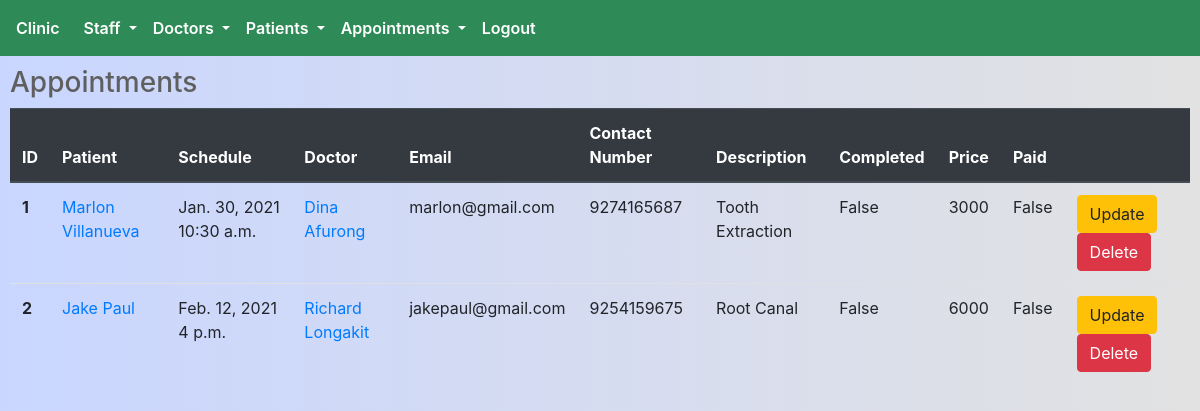
Before: /appointment/list/ (signed in) with the older database file.
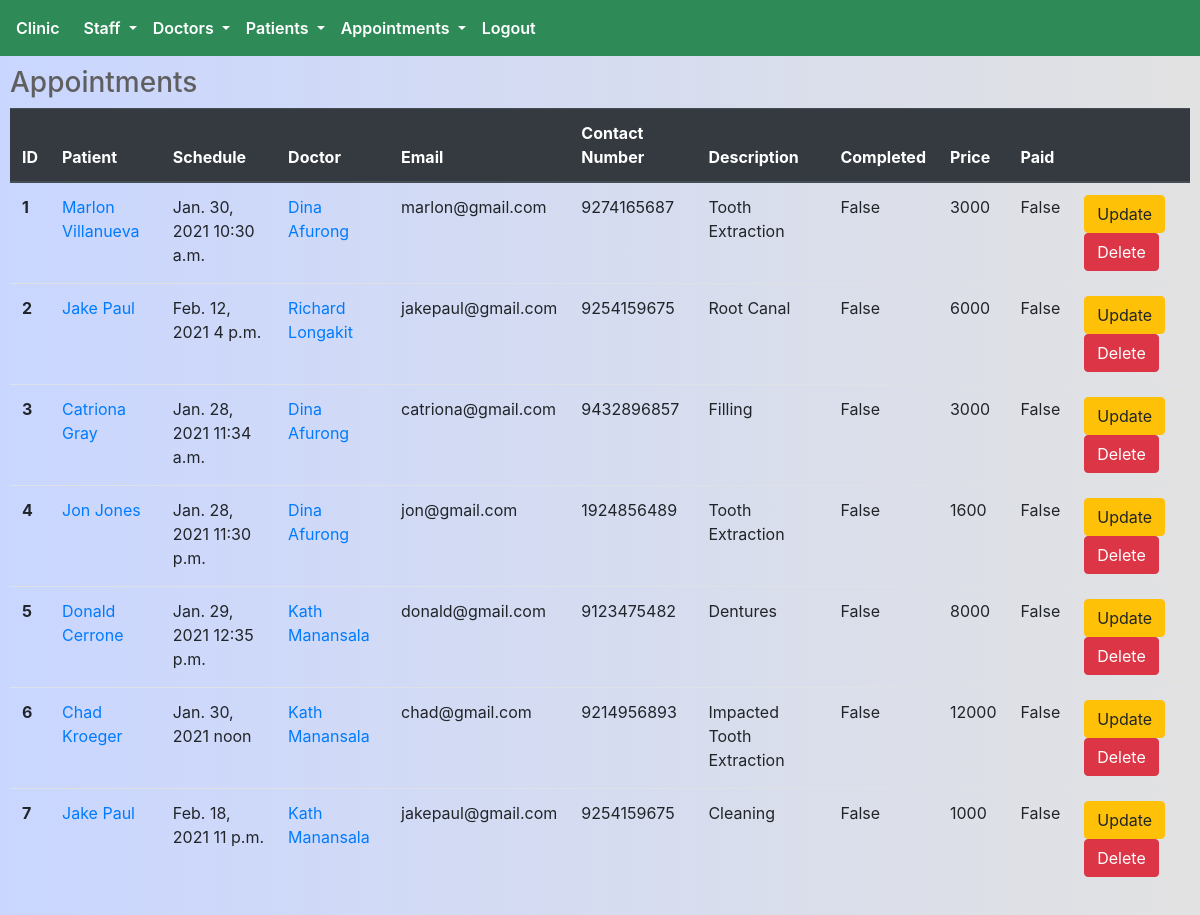
After: the same page with the newer database file.
### appointment/models.py (models this page shows, shortened)
class Appointment(models.Model):
    created_by = models.ForeignKey(
        User,
        on_delete = models.SET_NULL,
        null = True,
        related_name='appointments'
    )
    doctor = models.ForeignKey(
        Doctor,
        on_delete = models.SET_NULL,
        related_name='appointments',
        null = True,
        blank=True
    )
    patient = models.ForeignKey(
        Patient,
        on_delete=models.SET_NULL,
        null = True,
        related_name='appointments'
    )
    created_on = models.DateTimeField(auto_now_add=True)
    schedule_date = models.DateField()
    schedule_time = models.TimeField()
    description = models.CharField(max_length=500)
    is_paid = models.BooleanField(default=False)
    is_complete = models.BooleanField(default=False)
    price = models.IntegerField()

### patient/models.py (models this page shows, shortened)
class Patient(models.Model):
    first_name = models.CharField(max_length=255)
    last_name = models.CharField(max_length=255)
    email = models.EmailField(unique=True)
    contact_number = models.IntegerField()
    birthday = models.DateField()
    created_on = models.DateTimeField(auto_now_add=True)
    profile_picture = models.ImageField(blank=True)

### doctor/models.py (models this page shows, shortened)
class Doctor(models.Model):
    user = models.OneToOneField(User,on_delete=models.CASCADE)
    is_doctor = models.BooleanField(default=True)
    contact_number = models.PositiveIntegerField()
    profile_picture = models.ImageField(blank=True)

### appointment/views.py (the view)
# urls.py: path('list/',views.AppointmentsListView,name='list'),
@login_required
def AppointmentsListView(request):
    if request.user.is_staff:
        appointments = Appointment.objects.all()
    else:
        doctor = Doctor.objects.get(user_id=request.user.id)
        appointments = Appointment.objects.filter(doctor_id = doctor.id)
    context = {
        'appointments':appointments,
    }
    return render(request,'appointment/appointment_list.html',context=context)

### templates/appointment/appointment_list.html
{% extends 'core/base.html' %}
{% block head_block %}
{% load formcss %}
{% load static %}
<link rel="stylesheet" href="{% static 'css/appointment.css' %}">
{% endblock head_block %}
{% block body_block %}
<div class="appointments-main-container">
<h3 style="color:#5f5f5f;">Appointments</h3>
<div class="appointments-list-container">
    <table class="table">
        <thead class="thead-dark">
        <tr>
            <th scope="col">ID</th>
            <th scope="col">Patient</th>
            <th scope="col">Schedule</th>
            <th scope="col">Doctor</th>
            <th scope="col">Email</th>
            <th scope="col">Contact Number</th>
            <th scope="col">Description</th>
            <th scope="col">Completed</th>
            {% if user.is_staff %}
            <th scope="col">Price</th>
            <th scope="col">Paid</th>
            <th scope="col"></th>
            {% endif %}
        </tr>
        </thead>
        <tbody>
        {% for appointment in appointments %}
        <tr>
            <th scope="row">{{ appointment.id }}</th>
            <td><a href="{% url 'patient:detail' pk=appointment.patient.id %}">{{ appointment.patient.first_name | title }} {{ appointment.patient.last_name | title }}</a></td>
            <td>{{ appointment.schedule_date }} {{ appointment.schedule_time }}</td>
            <td><a href="{% url 'doctor:doctor_detail' pk=appointment.doctor.id%}">{{ appointment.doctor.user.first_name | title }} {{ appointment.doctor.user.last_name | title }}</a></td>
            <td>{{ appointment.patient.email }}</td>
            <td>{{ appointment.patient.contact_number }}</td>
            <td>{{ appointment.description }}</td>
            <td>{{ appointment.is_complete }}</td>
            {% if user.is_staff %}
            <td>{{ appointment.price }}</td>
            <td>{{ appointment.is_paid }}</td>
            <td>
                <a href="{% url 'appointment:update' pk=appointment.id %}" class="btn btn-warning">Update</a>
                <a href="{% url 'appointment:delete' pk=appointment.id %}" class="btn btn-danger">Delete</a>
            </td>
            {% endif %}
        </tr>
        {% endfor %}
        </tbody>
    </table>
</div>
</div>
{% endblock %}

Changed rows visible on the page:
added Appointment: id "3", patient.first_name "Catriona", patient.last_name "Gray", schedule_date "Jan. 28, 2021", schedule_time "11:34 a.m.", doctor.user.first_name "Dina", doctor.user.last_name "Afurong", patient.email "catriona@gmail.com", patient.contact_number "9432896857", description "Filling", is_complete "False", price "3000", is_paid "False"
added Appointment: id "4", patient.first_name "Jon", patient.last_name "Jones", schedule_date "Jan. 28, 2021", schedule_time "11:30 p.m.", doctor.user.first_name "Dina", doctor.user.last_name "Afurong", patient.email "jon@gmail.com", patient.contact_number "1924856489", description "Tooth Extraction", is_complete "False", price "1600", is_paid "False"
added Appointment: id "5", patient.first_name "Donald", patient.last_name "Cerrone", schedule_date "Jan. 29, 2021", schedule_time "12:35 p.m.", doctor.user.first_name "Kath", doctor.user.last_name "Manansala", patient.email "donald@gmail.com", patient.contact_number "9123475482", description "Dentures", is_complete "False", price "8000", is_paid "False"
added Appointment: id "6", patient.first_name "Chad", patient.last_name "Kroeger", schedule_date "Jan. 30, 2021", schedule_time "noon", doctor.user.first_name "Kath", doctor.user.last_name "Manansala", patient.email "chad@gmail.com", patient.contact_number "9214956893", description "Impacted Tooth Extraction", is_complete "False", price "12000", is_paid "False"
added Appointment: id "7", patient.first_name "Jake", patient.last_name "Paul", schedule_date "Feb. 18, 2021", schedule_time "11 p.m.", doctor.user.first_name "Kath", doctor.user.last_name "Manansala", patient.email "jakepaul@gmail.com", patient.contact_number "9254159675", description "Cleaning", is_complete "False", price "1000", is_paid "False"
